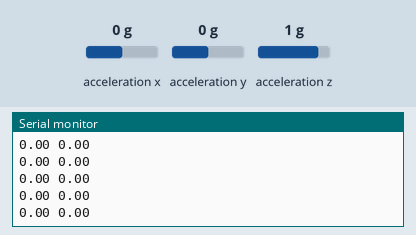
A sketch run on a simulated Arduino Uno, built with avr-gcc and run on an emulated ATmega328P. Parts: the last lines printed to the serial monitor. Wiring (inferred from the names in the program): MPU-6050 motion sensor at I2C address 0x68. The test bench sets the inputs (shaded band); at power-on: acceleration x 0 g, acceleration y 0 g, acceleration z 1 g.

Above: at 2.0 s.
2.1 s: acceleration x set to -1.4 g
At 3.2 s:
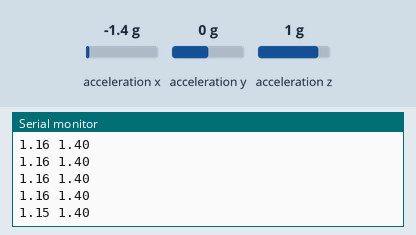
3.6 s: acceleration y set to -1.4 g
At 4.3 s:
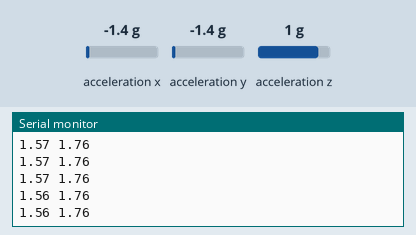
5.1 s: acceleration z set to -1.4 g
At 5.9 s:
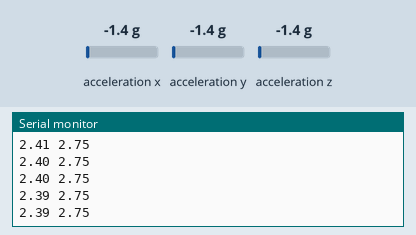
Timing chart, 0 to 8.1 s (numbered marks = the images above; inputs shaded):
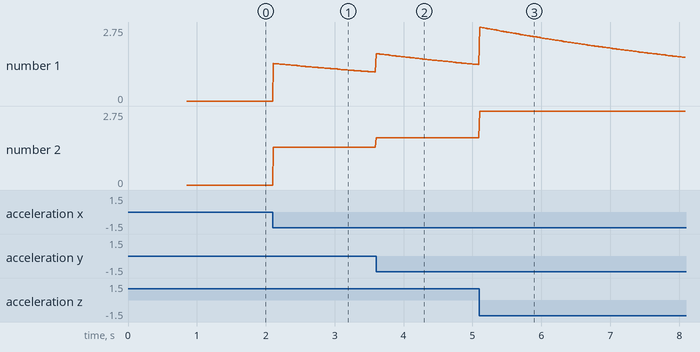

Measured:
- after the input at 2.1 s, the serial monitor: prints a new line at once (image 1)
- after the input at 3.6 s, the serial monitor: prints a new line at once (image 2)
- plotted number 1: 0 → 1.07 after the input at 2.1 s
- plotted number 2: 0 → 1.4 after the input at 2.1 s, 1.4 → 1.76 after the input at 3.6 s

The sketch:

teste_sensor.ino
```cpp
/*
  TESTE DO SENSOR -- SEM O JOGO NO MEIO.

  Este sketch existe para responder UMA pergunta, em dois minutos, sem
  depender de nada que eu tenha escrito no jogo:

      O MPU-6050 esta entregando leitura quando voce soca?

  COMO USAR
  ---------
  1. Grave este sketch na placa (Ferramentas > Placa: Arduino Uno ou Nano).
  2. Abra FERRAMENTAS > PLOTTER SERIAL (nao o Monitor), em 115200.
  3. Deixe a maquina parada dez segundos. A linha tem de ficar rente ao
     zero.
  4. De um soco. A linha tem de dar um pico alto e voltar.

  O QUE CADA RESULTADO QUER DIZER
  -------------------------------
  - Linha no zero parada, PICO ALTO no soco  -> o sensor esta perfeito.
    O problema esta no meu codigo, e o numero do pico me diz qual limiar
    usar. Me mande esse numero.

  - Linha inquieta, subindo e descendo sozinha com a maquina parada
    -> vibracao na montagem, ou fio de I2C mal encaixado.

  - Linha reta em zero absoluto, sem mexer nem com o soco
    -> o sensor nao esta respondendo. E fio: confira SDA=A4, SCL=A5,
    VCC e GND. O sketch avisa no Monitor Serial se nao achar o MPU.

  O numero impresso e a ACELERACAO EM g, ja sem a gravidade: parado da
  perto de 0, e um soco de verdade passa de 3.
*/

#include <Wire.h>

uint8_t endereco = 0x68;
float base[3] = {0, 0, 0};
bool temBase = false;
float pico = 0.0f;
unsigned long picoEm = 0;

bool responde(uint8_t e) {
  Wire.beginTransmission(e);
  return Wire.endTransmission() == 0;
}

bool ler(float *g) {
  Wire.beginTransmission(endereco);
  Wire.write(0x3B);
  if (Wire.endTransmission(false) != 0) return false;
  if (Wire.requestFrom(endereco, (uint8_t)6) != 6) return false;
  for (uint8_t i = 0; i < 3; i++) {
    int16_t bruto = (int16_t)((Wire.read() << 8) | Wire.read());
    g[i] = (float)bruto / 2048.0f;   // escala +/-16 g
  }
  return true;
}

void setup() {
  Serial.begin(115200);
  delay(200);
  Wire.begin();
  Wire.setClock(400000);

  if (!responde(0x68) && !responde(0x69)) {
    Serial.println();
    Serial.println(F("SENSOR NAO ENCONTRADO."));
    Serial.println(F("Confira: SDA no A4, SCL no A5, VCC e GND."));
    Serial.println(F("(o modulo responde em 0x68 ou 0x69)"));
    while (true) { delay(1000); }
  }
  endereco = responde(0x68) ? 0x68 : 0x69;

  // Acorda o MPU na mesma escala que o jogo usa.
  Wire.beginTransmission(endereco); Wire.write(0x6B); Wire.write(0x01); Wire.endTransmission();
  Wire.beginTransmission(endereco); Wire.write(0x1A); Wire.write(0x03); Wire.endTransmission();
  Wire.beginTransmission(endereco); Wire.write(0x1C); Wire.write(0x18); Wire.endTransmission();
  delay(50);

  Serial.println();
  Serial.print(F("Sensor encontrado em 0x"));
  Serial.println(endereco, HEX);
  Serial.println(F("Abra o PLOTTER SERIAL. Parado = perto de 0. Soco = pico alto."));
  delay(600);
}

void loop() {
  float a[3];
  if (!ler(a)) {
    Serial.println(F("falha de leitura"));
    delay(200);
    return;
  }

  if (!temBase) {
    for (uint8_t i = 0; i < 3; i++) base[i] = a[i];
    temBase = true;
  }
  // A base persegue a leitura devagar: tira gravidade e inclinacao
  // sozinha, e nao alcanca um soco, que dura milissegundos.
  for (uint8_t i = 0; i < 3; i++) base[i] += (a[i] - base[i]) * 0.002f;

  const float x = a[0] - base[0], y = a[1] - base[1], z = a[2] - base[2];
  const float forca = sqrt(x * x + y * y + z * z);

  // Guarda o maior valor dos ultimos tres segundos, para dar tempo de
  // ler o numero do soco depois de bater.
  if (forca > pico) { pico = forca; picoEm = millis(); }
  if (millis() - picoEm > 3000) pico = 0.0f;

  // Duas linhas no plotter: a forca agora, e o maior pico recente.
  Serial.print(forca, 2);
  Serial.print(' ');
  Serial.println(pico, 2);
  delay(10);
}
```
